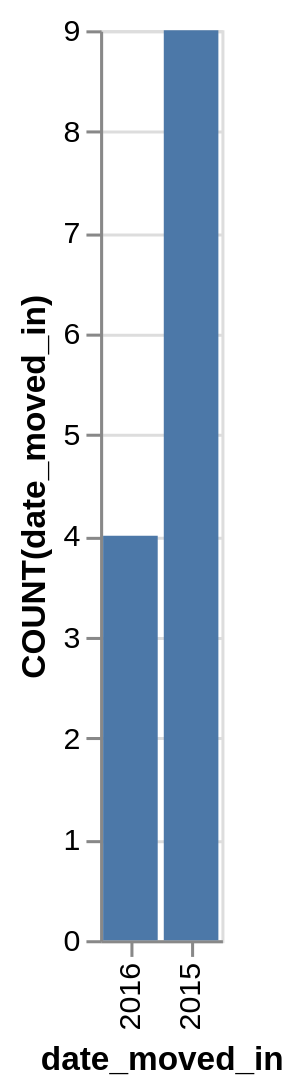

The Vega-Lite source for this figure:
### Vega-Lite specification from a JSON file in a GitHub repository (floating-point values rounded to 4 significant figures)
{"data": {"values": [{"x_data": "2015", "y_data": 9}, {"x_data": "2016", "y_data": 4}]}, "mark": "bar", "encoding": {"x": {"field": "x_data", "type": "nominal", "title": "date_moved_in", "sort": "descending"}, "y": {"field": "y_data", "type": "quantitative", "title": "COUNT(date_moved_in)"}}}
